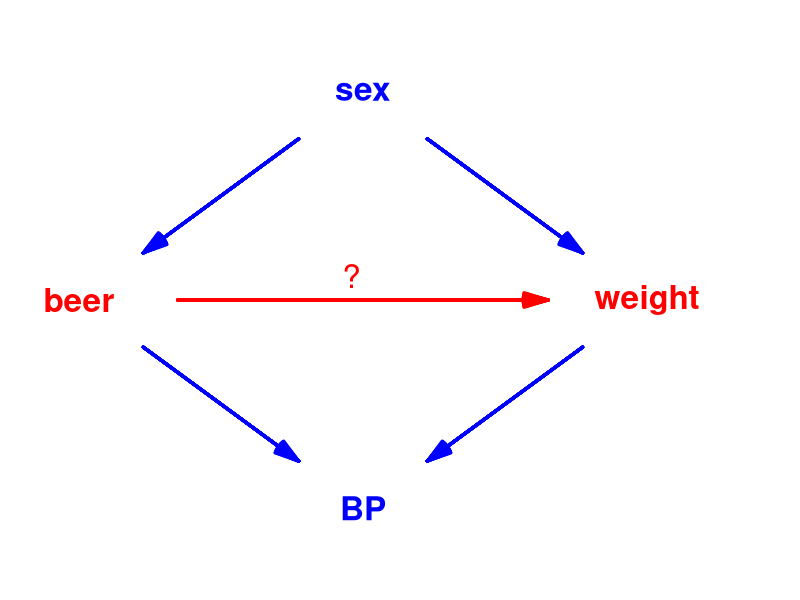

Reproduce this figure in R.
### R code from vignette source '/home/travis/build/SPE-R/SPE/build/causal-s.rnw'

###################################################
### code chunk number 1: causgraph1
###################################################
library(Epi)
par( mar=c(0,0,0,0), cex=2)
plot( NA, bty="n",xlim= c(40,100), ylim=c(0,80), xaxt="n", yaxt="n",
 xlab="", ylab="" ) # create an empty plot with coordinates
b<-0; w=12
bb  <- tbox( "beer", 44, 40, w,w, col.txt="red" ,col.border=b)
ww  <- tbox( "weight", 90, 40, w,w, col.txt="red" ,col.border=b)
ss  <- tbox( "sex", 67, 70, w,w, col.txt="blue" ,col.border=b)
bp  <- tbox( "BP", 67, 10, w,w, col.txt="blue" ,col.border=b)
text( boxarr( bb, ww , col="red", lwd=3 ,gap= 4), "?", col="red", adj=c(0,-0.5) )
boxarr( bb, bp , col="blue", lwd=3 )
boxarr( ww, bp , col="blue", lwd=3 )
boxarr( ss, bb , col="blue", lwd=3 )
boxarr( ss, ww , col="blue", lwd=3 )


###################################################
### code chunk number 2: beerdata_1
###################################################
set.seed(02062017)
bdat= data.frame(sex = c(rep(0,500),rep(1,500))  )
                   # a data frame with 500 females, 500 males
bdat$beer <- rbinom(1000,1,0.2+0.5*bdat$sex)
bdat$weight <- 60 + 10*bdat$sex + rnorm(1000,0,7)
bdat$bp <- 110 + 0.5*bdat$weight + 10*bdat$beer + rnorm(1000,0,10)


###################################################
### code chunk number 3: beermodels_1
###################################################
library( Epi )
m1a<-lm(weight~beer, data=bdat)
m2a<-lm(weight~beer+sex, data=bdat)
m3a<-lm(weight~beer+sex+bp, data=bdat)
ci.lin(m1a)
ci.lin(m2a)
ci.lin(m3a)


###################################################
### code chunk number 4: beerdata_2
###################################################
bdat$weight <- 60 + 10*bdat$sex + 2*bdat$beer + rnorm(1000,0,7)


###################################################
### code chunk number 5: beermodels_2b
###################################################
bdat$bp <- 110 +0.5*bdat$weight  + 10*bdat$beer+ rnorm(1000,0,10)  #
m1b<-lm(weight~beer,data=bdat)
m2b<-lm(weight~beer+sex,data=bdat)
m3b<-lm(weight~beer+sex+bp,data=bdat)
ci.lin(m1b)
ci.lin(m2b)    # the correct model
ci.lin(m3b)


###################################################
### code chunk number 6: bpmodel
###################################################
m1bp<-lm(bp~beer,data=bdat)
m2bp<-lm(bp~beer+weight,data=bdat)
m3bp<-lm(bp~beer+weight+sex,data=bdat)
ci.lin(m1bp)
ci.lin(m2bp)    # the correct model
ci.lin(m3bp)    # also correct!


###################################################
### code chunk number 7: mrdat1
###################################################
 n <- 10000
 mrdat <- data.frame(G = rbinom(n,2,0.2))
 table(mrdat$G)


###################################################
### code chunk number 8: mrdat2
###################################################
mrdat$U <- rnorm(n)


###################################################
### code chunk number 9: mrdat3
###################################################
mrdat$BMI <- with(mrdat, 25 + 0.7*G + 2*U + rnorm(n) )


###################################################
### code chunk number 10: mrdat4
###################################################
mrdat$Y <- with(mrdat, 3 + 0.1*BMI - 1.5*U + rnorm(n,0,0.5) )


###################################################
### code chunk number 11: mrmod1
###################################################
mxy<-lm(Y ~ BMI, data=mrdat)
ci.lin(mxy)


###################################################
### code chunk number 12: mrmod2
###################################################
mxyg<-lm(Y ~ G + BMI, data=mrdat)
ci.lin(mxyg)


###################################################
### code chunk number 13: mrmod3
###################################################
mgx<-lm(BMI ~ G, data=mrdat)
ci.lin(mgx)  # check the instrument effect
bgx<-mgx$coef[2]   # save the 2nd coefficient (coef of G) 
mgy<-lm(Y ~ G, data=mrdat)
ci.lin(mgy)
bgy<-mgy$coef[2]
causeff <- bgy/bgx
causeff    # closer to 0.1?


###################################################
### code chunk number 14: mrsim
###################################################
n <- 10000
# initializing simulations:
# 30 simulations (change it, if you want more):
nsim<-30       
mr<-rep(NA,nsim)   # empty vector for the outcome parameters
for (i in 1:nsim) { # start the loop
### Exactly the same commands as before:
mrdat <- data.frame(G = rbinom(n,2,0.2))
mrdat$U <- rnorm(n)
mrdat$BMI <- with(mrdat, 25 + 0.7*G + 2*U + rnorm(n) )
mrdat$Y <- with(mrdat, 3 + 0.1*BMI - 1.5*U + rnorm(n,0,0.5) )
mgx<-lm(BMI ~ G, data=mrdat)
bgx<-mgx$coef[2]
mgy<-lm(Y ~ G, data=mrdat)
bgy<-mgy$coef[2]
# Save the i'th parameter estimate:
mr[i]<-bgy/bgx
}   # end the loop


###################################################
### code chunk number 15: mrsim2
###################################################
summary(mr)    


###################################################
### code chunk number 16: mrsim3
###################################################
mrdat$Y <- with(mrdat, 3 + 0.1*BMI - 1.5*U + 0.05*G + rnorm(n,0,0.5) )


###################################################
### code chunk number 17: tsls
###################################################
library(sem)
summary(tsls(Y ~ BMI, ~G, data=mrdat))
